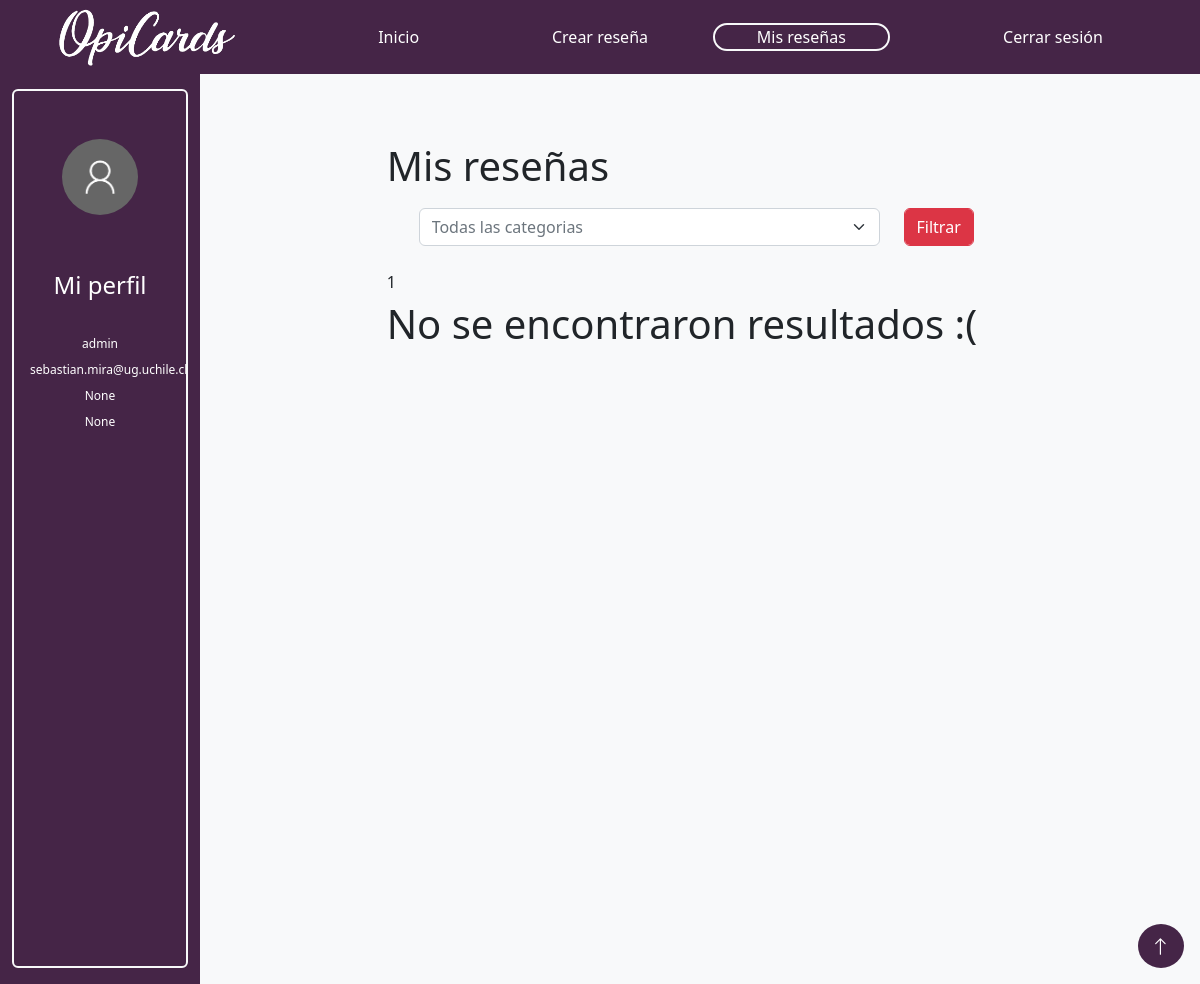
The app's page /myReviews/ (signed in) with its own data.
### reviews/models.py (models this page shows, shortened)
class User(AbstractUser):
   birthdate = models.DateField(null=True, blank=True)
   country = models.CharField(max_length=50,  blank=True, null=True)

### reviews/views.py (the view)
# urls.py: path('myReviews/',views.ShowMyReviews,name='myReviews'),
def ShowMyReviews(request):
        if request.user.is_authenticated:
            user_objects = Review.objects.filter(author_nickname=request.user)
            filterForm = FilterMyReviews()
            paginator = Paginator(user_objects, 5)
            page_number = request.GET.get('page')
            page_obj = paginator.get_page(page_number)
            comments=[]
            for objects in user_objects:
                last_five_comments= Comments.objects.filter(id_review=objects).order_by('-id')[:3]
                comments+=last_five_comments
            return render(request, 'reviews/myReviews.html', {'filterForm':filterForm, 'page_obj': page_obj, 'categories': categories, 'comments': comments})
        else:
            return redirect('/login/')

### reviews/forms.py
class FilterMyReviews(forms.Form):
        choices = [("0", "Todas las categorias")]
        choices += [(category['id'], category['name']) for category in categories]
        category = forms.ChoiceField(label='Select a country', widget=forms.Select(attrs={'class': 'form-select text-muted'}), choices=choices,  required=True)

### reviews/templates/reviews/myReviews.html (shortened to what this page needs)
<!DOCTYPE html>
{% load static %}
<html lang="en">
<head>
    <link href="https://cdn.jsdelivr.net/npm/bootstrap@5.2.0/dist/css/bootstrap.min.css" rel="stylesheet"></head>
    <link rel="stylesheet" type="text/css" href="{% static 'reviews/styles.css' %}">
</head>
<body>
    <nav class="navbar-expand fixed-top" >
        <div class="p-2 morado-oscuro container-fluid">
          <div class="row row-cols-auto text-center d-flex align-items-center">
            {% if user.is_authenticated %}
            <div class="col-3">
              <a class="text-white navbar-brand" href="{% url 'ShowReviews' %}"><img src="{% static 'reviews/opicards.png' %}" width="180" height="58"></img></a>
            </div>
            {%else%}
            <div class="col-2">
              <a class="text-white navbar-brand" href="{% url 'ShowReviews' %}"><img class="mx-3" src="{% static 'reviews/opicards.png' %}" width="180" height="58"></img></a>
              </div>
            {%endif%}
              <div class="col-2">
                <a class="text-white nav-link" href="{% url 'ShowReviews' %}">Inicio</a>
              </div>
              <div class="col-2">
                  <a class="text-white nav-link" href="{% url 'CreateReview' %}">Crear reseña</a>
              </div>
              <div class="col-2">
                <a class="text-white nav-link border border-2 border-light rounded-pill" href="{% url 'myReviews' %}">Mis reseñas</a>
              </div>
              {% if user.is_authenticated %}
            <div class="col-3">
                <a class="text-white nav-link" href="{% url 'logout' %}">Cerrar sesión</a>
              </div>
            {%endif%}
          </div>
        </div>
      </nav>
      <div id="top" class="container-fluid min-vh-100 contenido pt-5">
        <div class="row row-cols-auto">
          <div class="col-2 morado-oscuro contenido2 py-3">
          <div class="h-100 border border-2 rounded border-light">
            <div class="row p-5 justify-content-center">
              <img src="{% static 'reviews/user.png' %}" class="rounded-circle img-fluid">
            </div>
            <div class="row text-white text-center m-1">
              <div class="pb-2 fs-4">Mi perfil</div>
              <div class="container-fluid justify-content-center">
                <div style="font-size: 12px;" class="row row-cols-1">
                  <div class="col mt-2">{{ user.username }}</div>
                  <div class="col mt-2">{{ user.email }}</div>
                  <div class="col mt-2">{{ user.birthdate }}</div>
                  <div class="col mt-2">{{ user.country }}</div>
                </div>
              </div>
            </div>
          </div>
          </div>
          <div class="col-10 bg-light">
            <div class="container-fluid contenido">
        <div class="row row-cols-auto min-vh-100 mb-5">
          {% if user.is_authenticated %}
          <div class="col-2">
          </div>
          <div class="col-8">
            <div class="pb-1 fs-1">Mis reseñas</div>
            <div class="row p-2 mb-3">
              <div>
                <div>
                  <form class="d-flex flex-row" action="{% url 'filterMyReviews' %}" method="post">
                    <div class="col-10 mr-3 px-4">
                      <div>
                        {{filterForm.category}}
                      </div>
                    </div>
                    <div classs="col">
                      <input class="btn btn-danger form-control" type="submit" value="Filtrar">
                    </div>
                  </form>
                </div>
              </div>
            </div>
            <div class="card-text">
              <span class="card-text">
                  <span class="card-text">{{ page_obj.number }}</span>
              </span>
            </div>
                {% if not page_obj  %}
                <div class="pb-1 fs-1"> No se encontraron resultados :(</div>
                {% endif %}
      </div>
        {%endif%}</div>
        </div>
    </div>
</body>
<footer>
  <div class="bg-transparent fixed-bottom">
    <a class="btn rounded-circle morado-oscuro float-end m-3" href="#top">
      <svg xmlns="http://www.w3.org/2000/svg" width="20" height="30" fill="white" class="bi bi-arrow-up" viewBox="0 0 17 15">
        <path fill-rule="evenodd" d="M8 15a.5.5 0 0 0 .5-.5V2.707l3.146 3.147a.5.5 0 0 0 .708-.708l-4-4a.5.5 0 0 0-.708 0l-4 4a.5.5 0 1 0 .708.708L7.5 2.707V14.5a.5.5 0 0 0 .5.5z"/>
      </svg>
    </a>
  </div>
</footer>
</html>

### reviews/static/reviews/styles.css (style rules this page uses)
.morado-oscuro { background-color:#452547; }
.contenido { padding-top:88px; }
.contenido2 { margin-top:25px; }
.flex-row { margin: 0 auto; display: inline; }

### records on screen
User: username "admin", email "sebastian.mira@ug.uchile.cl", birthdate "None", country "None"

### other values on screen
{{ page_obj.number }} "1"
